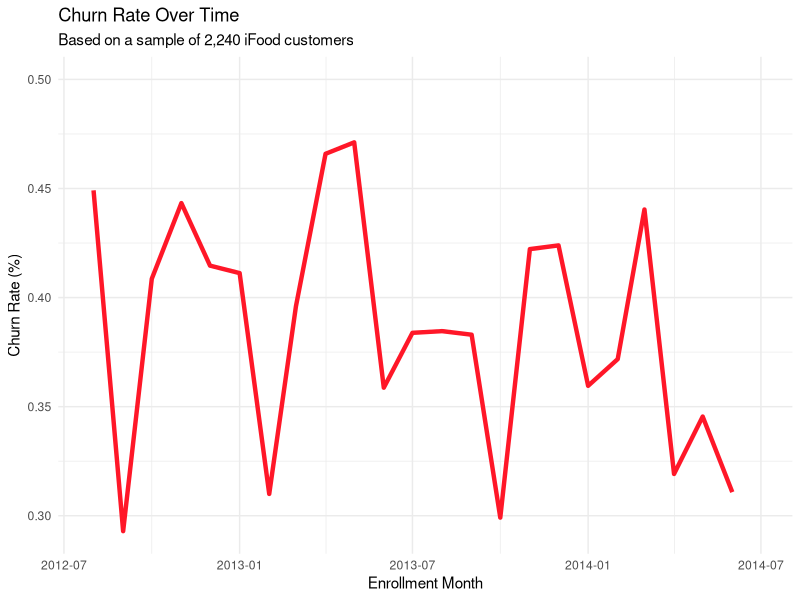
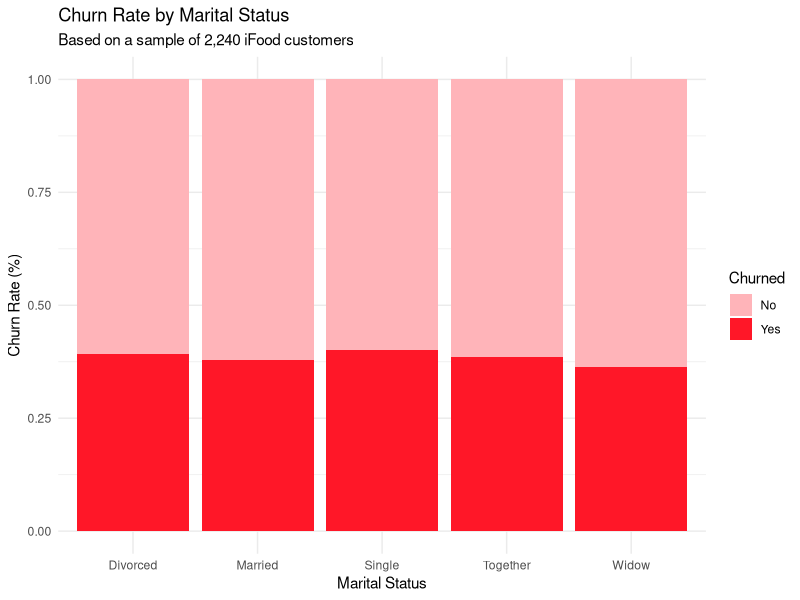
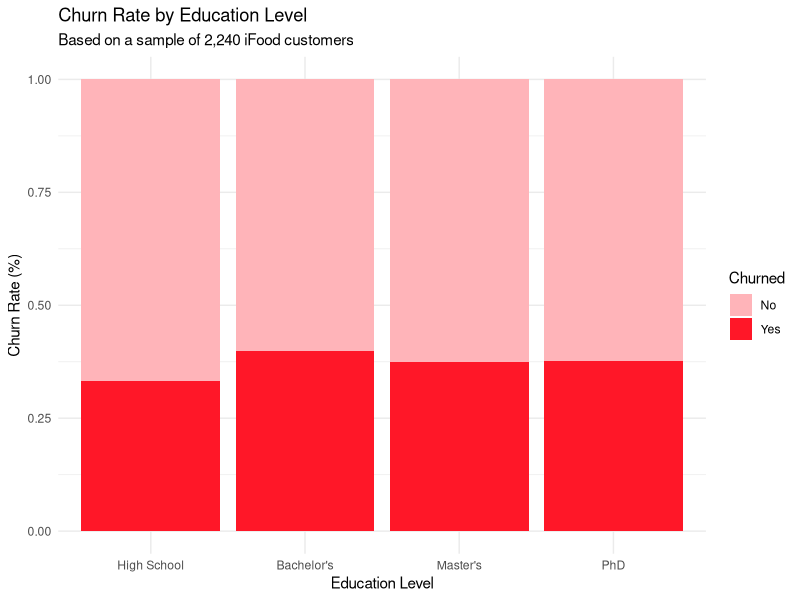
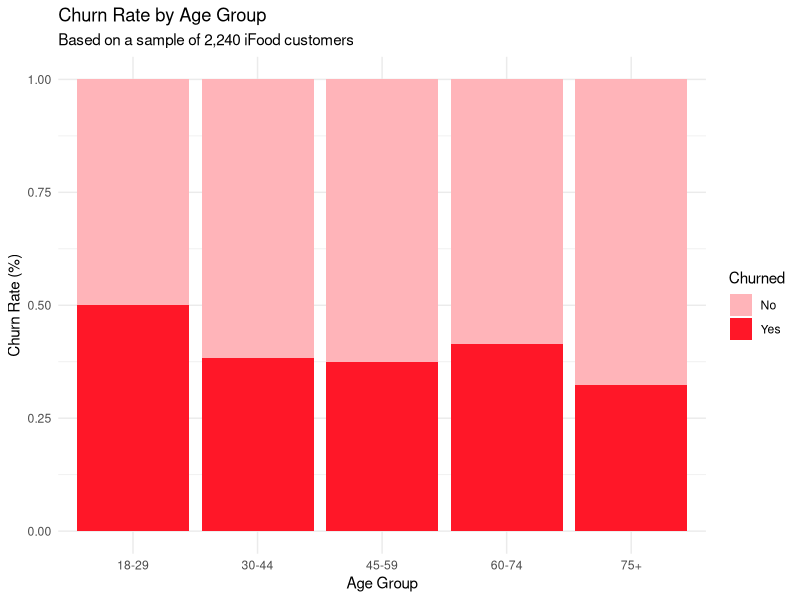
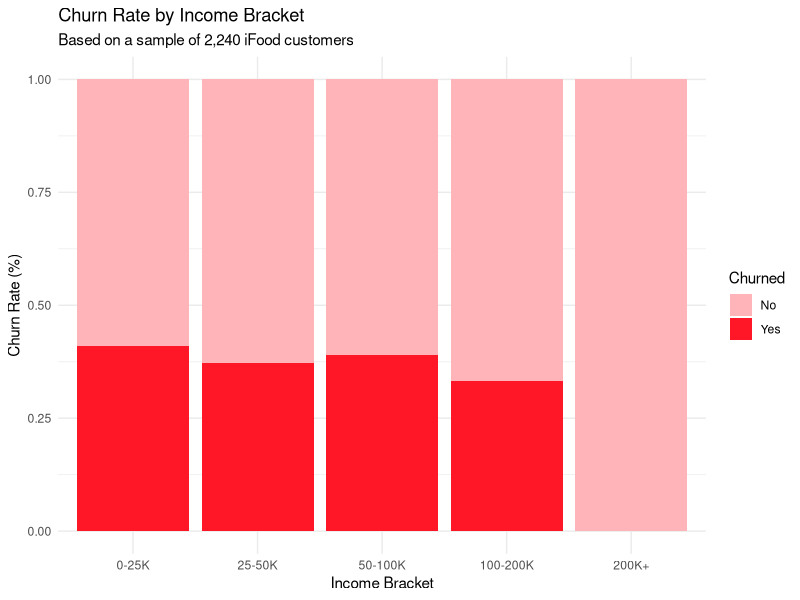
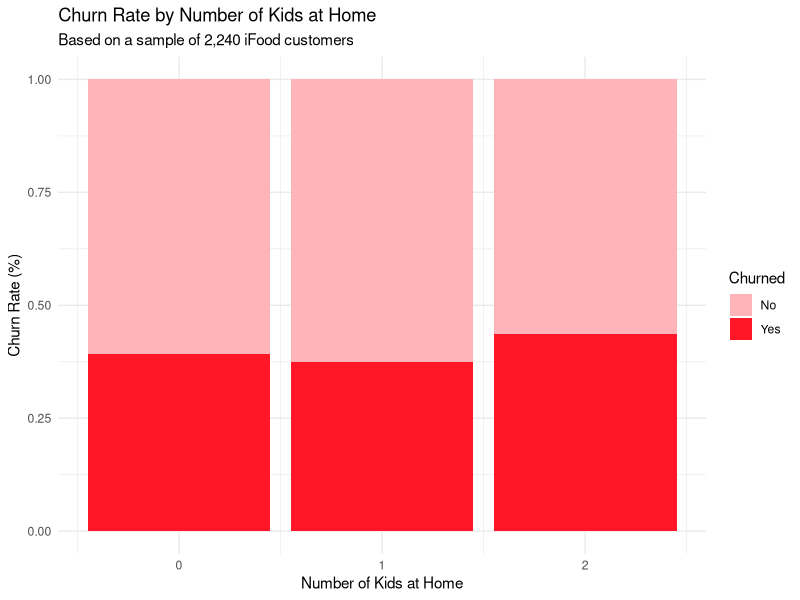
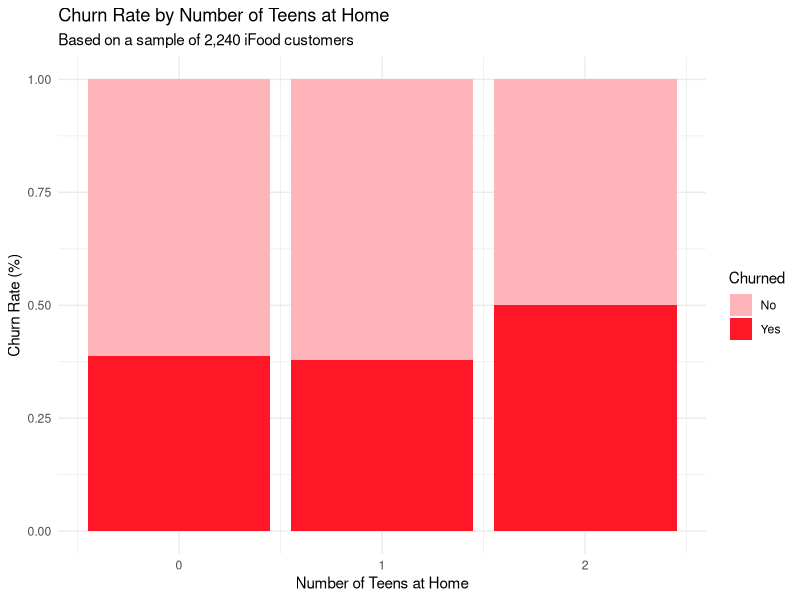

Generate these figures, in order, with R:
## ---- chunk 1

# Load packages and wrangled/cleaned data

library(tidyverse)
ifood <- read_csv('ifood_cleaned.csv', show_col_types = FALSE)

ifood <- ifood |>
  mutate(income_bracket = factor(income_bracket, levels = c("0-25K", "25-50K", "50-100K", "100-200K", "200K+")),
         Education = factor(Education, levels = c("High School", "Bachelor's", "Master's", "PhD")))

## ---- chunk 2
#| content: valuebox
#| title: "Average Recency"
#| icon: "clock"
#| color: "#ff1728"
round(mean(ifood$Recency), 1)
## ---- chunk 3
#| content: valuebox
#| title: "Current Churn Rate"
#| icon: "calendar"
#| color: "#ff1728"
paste0(round(mean(ifood$Churned == "Yes") * 100, 1), "%")
## ---- chunk 4
#| content: valuebox
#| title: "# of Complaints"
#| icon: "emoji-frown"
#| color: "#ff1728"
sum(ifood$Complain == "Yes")
## ---- chunk 5
#| title: Churn Rate Over Time
#| fig-width: 5
#| fig-height: 4
# Churn rate over time
ifood |> 
  mutate(month = floor_date(Dt_Customer, "month")) |> 
  count(month, Churned) |> 
  group_by(month) |> 
  mutate(prop = n / sum(n)) |> 
  filter(Churned == "Yes") |> 
  ggplot(aes(x = month, y = prop)) +
  geom_line(color = '#ff1728', size = 1.5) + 
  scale_x_date(limits = c(min(ifood$Dt_Customer), max(ifood$Dt_Customer))) +
  labs(
    title = "Churn Rate Over Time",
    x = 'Enrollment Month',
    y = 'Churn Rate (%)',
    subtitle = 'Based on a sample of 2,240 iFood customers'
  ) +
  theme_minimal()

## ---- chunk 6
#| title: Marital Status
#| fig-width: 5
#| fig-height: 4
ifood |> 
  filter(!is.na(Marital_Status)) |> 
  count(Marital_Status, Churned) |> 
  group_by(Marital_Status) |> 
  mutate(prop = n / sum(n)) |> 
  ggplot(aes(
    x = Marital_Status, 
    y = n, 
    fill = Churned
  )) +
  geom_col(position = "fill") +
  scale_fill_manual(values = c("No" = "#ffb4b9", "Yes" = "#ff1728")) +
  labs(x = "Marital Status", y = "Churn Rate (%)", title = "Churn Rate by Marital Status", subtitle = 'Based on a sample of 2,240 iFood customers')+ 
  theme_minimal()
## ---- chunk 7
#| title: Education
#| fig-width: 5
#| fig-height: 4
ifood |> 
  filter(!is.na(Education)) |> 
  count(Education, Churned) |> 
  group_by(Education) |> 
  mutate(prop = n / sum(n)) |> 
  ggplot(aes(
    x = Education, 
    y = n, 
    fill = Churned
  )) +
  geom_col(position = "fill") +
  scale_fill_manual(values = c("No" = "#ffb4b9", "Yes" = "#ff1728")) +
  labs(x = "Education Level", y = "Churn Rate (%)", title = "Churn Rate by Education Level", subtitle = 'Based on a sample of 2,240 iFood customers')+ 
  theme_minimal()
## ---- chunk 8
#| title: Age Group
#| fig-width: 5
#| fig-height: 4

ifood |> 
  filter(!is.na(age_group)) |> 
  count(age_group, Churned) |> 
  group_by(age_group) |> 
  mutate(prop = n / sum(n)) |> 
  ggplot(aes(
    x = age_group, 
    y = n, 
    fill = Churned
  )) +
  geom_col(position = "fill") +
  scale_fill_manual(values = c("No" = "#ffb4b9", "Yes" = "#ff1728")) +
  labs(x = "Age Group", y = "Churn Rate (%)", title = "Churn Rate by Age Group", subtitle = 'Based on a sample of 2,240 iFood customers')+ 
  theme_minimal()
## ---- chunk 9
#| title: Income Bracket
#| fig-width: 5
#| fig-height: 4

ifood |> 
  filter(!is.na(income_bracket)) |> 
  count(income_bracket, Churned) |> 
  group_by(income_bracket) |> 
  mutate(prop = n / sum(n)) |> 
  ggplot(aes(
    x = income_bracket, 
    y = n, 
    fill = Churned
  )) +
  geom_col(position = "fill") +
  scale_fill_manual(values = c("No" = "#ffb4b9", "Yes" = "#ff1728")) +
  labs(x = "Income Bracket", y = "Churn Rate (%)", title = "Churn Rate by Income Bracket", subtitle = 'Based on a sample of 2,240 iFood customers')+ 
  theme_minimal()
## ---- chunk 10
#| title: Number of Kids
#| fig-width: 5
#| fig-height: 4


ifood |> 
  filter(!is.na(Complain)) |> 
  count(Kidhome, Churned) |> 
  group_by(Kidhome) |> 
  mutate(prop = n / sum(n)) |> 
  ggplot(aes(
    x = Kidhome, 
    y = n, 
    fill = Churned
  )) +
  geom_col(position = "fill") +
  scale_fill_manual(values = c("No" = "#ffb4b9", "Yes" = "#ff1728")) +
  labs(x = "Number of Kids at Home", y = "Churn Rate (%)", title = "Churn Rate by Number of Kids at Home", subtitle = 'Based on a sample of 2,240 iFood customers')+ 
  theme_minimal()
## ---- chunk 11
#| title: Number of Teens
#| fig-width: 5
#| fig-height: 4

ifood |> 
  filter(!is.na(Complain)) |> 
  count(Teenhome, Churned) |> 
  group_by(Teenhome) |> 
  mutate(prop = n / sum(n)) |> 
  ggplot(aes(
    x = Teenhome, 
    y = n, 
    fill = Churned
  )) +
  geom_col(position = "fill") +
  scale_fill_manual(values = c("No" = "#ffb4b9", "Yes" = "#ff1728")) +
  labs(x = "Number of Teens at Home", y = "Churn Rate (%)", title = "Churn Rate by Number of Teens at Home", subtitle = 'Based on a sample of 2,240 iFood customers')+ 
  theme_minimal()


